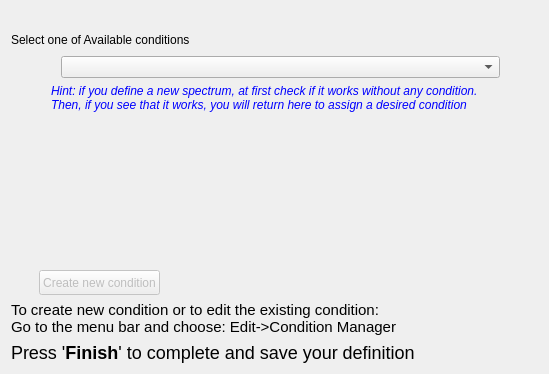
  <widget class="QWizardPage" name="wizardPage_assign_condition">
   <property name="title">
    <string>Assigmnent of the condition</string>
   </property>
   <property name="subTitle">
    <string extracomment="some comment">If you want this spectrum to be incremented only while some condition is true -  here you may assign a condition</string>
   </property>
   <attribute name="pageId">
    <string notr="true">70</string>
   </attribute>
   <layout class="QVBoxLayout" name="verticalLayout_15">
    <item>
     <spacer name="spacer21">
      <property name="orientation">
       <enum>Qt::Vertical</enum>
      </property>
      <property name="sizeType">
       <enum>QSizePolicy::Maximum</enum>
      </property>
      <property name="sizeHint" stdset="0">
       <size>
        <width>21</width>
        <height>18</height>
       </size>
      </property>
     </spacer>
    </item>
    <item>
     <layout class="QHBoxLayout" name="horizontalLayout_16">
      <item>
       <widget class="QLabel" name="textLabel1_5_cond">
        <property name="text">
         <string>Select one of Available conditions</string>
        </property>
        <property name="wordWrap">
         <bool>false</bool>
        </property>
       </widget>
      </item>
      <item>
       <spacer name="spacer22">
        <property name="orientation">
         <enum>Qt::Horizontal</enum>
        </property>
        <property name="sizeType">
         <enum>QSizePolicy::Expanding</enum>
        </property>
        <property name="sizeHint" stdset="0">
         <size>
          <width>348</width>
          <height>21</height>
         </size>
        </property>
       </spacer>
      </item>
     </layout>
    </item>
    <item>
     <layout class="QHBoxLayout" name="horizontalLayout_17">
      <item>
       <spacer name="spacer22_2_2">
        <property name="orientation">
         <enum>Qt::Horizontal</enum>
        </property>
        <property name="sizeType">
         <enum>QSizePolicy::Maximum</enum>
        </property>
        <property name="sizeHint" stdset="0">
         <size>
          <width>50</width>
          <height>21</height>
         </size>
        </property>
       </spacer>
      </item>
      <item>
       <widget class="QComboBox" name="comboBox_conditions"/>
      </item>
      <item>
       <widget class="QLabel" name="pixmapLabel1_3">
        <property name="maximumSize">
         <size>
          <width>32</width>
          <height>32</height>
         </size>
        </property>
        <property name="pixmap">
         <pixmap resource="greware_icons.qrc">:/images/images/cond_manager.png</pixmap>
        </property>
        <property name="scaledContents">
         <bool>true</bool>
        </property>
        <property name="alignment">
         <set>Qt::AlignCenter</set>
        </property>
        <property name="wordWrap">
         <bool>false</bool>
        </property>
        <property name="margin">
         <number>2</number>
        </property>
       </widget>
      </item>
     </layout>
    </item>
    <item>
     <layout class="QHBoxLayout" name="horizontalLayout_19" stretch="0,50">
      <item>
       <spacer name="horizontalSpacer_11">
        <property name="orientation">
         <enum>Qt::Horizontal</enum>
        </property>
        <property name="sizeHint" stdset="0">
         <size>
          <width>40</width>
          <height>20</height>
         </size>
        </property>
       </spacer>
      </item>
      <item>
       <widget class="QLabel" name="textLabel2_cond_2">
        <property name="text">
         <string>&lt;html&gt;&lt;head/&gt;&lt;body&gt;&lt;p&gt;&lt;span style=&quot; font-style:italic; color:#0000ff;&quot;&gt;Hint: if you define a new spectrum, at first check if it works without any condition. &lt;br/&gt;Then, if you see that it works, you will return here to assign a desired condition&lt;/span&gt;&lt;/p&gt;&lt;/body&gt;&lt;/html&gt;</string>
        </property>
        <property name="wordWrap">
         <bool>true</bool>
        </property>
       </widget>
      </item>
     </layout>
    </item>
    <item>
     <spacer name="spacer20_2">
      <property name="orientation">
       <enum>Qt::Vertical</enum>
      </property>
      <property name="sizeType">
       <enum>QSizePolicy::Minimum</enum>
      </property>
      <property name="sizeHint" stdset="0">
       <size>
        <width>21</width>
        <height>152</height>
       </size>
      </property>
     </spacer>
    </item>
    <item>
     <layout class="QHBoxLayout" name="horizontalLayout_18">
      <item>
       <spacer name="spacer22_2">
        <property name="orientation">
         <enum>Qt::Horizontal</enum>
        </property>
        <property name="sizeType">
         <enum>QSizePolicy::Maximum</enum>
        </property>
        <property name="sizeHint" stdset="0">
         <size>
          <width>28</width>
          <height>21</height>
         </size>
        </property>
       </spacer>
      </item>
      <item>
       <widget class="QPushButton" name="pushButton_create_condition">
        <property name="enabled">
         <bool>false</bool>
        </property>
        <property name="sizePolicy">
         <sizepolicy hsizetype="Minimum" vsizetype="Preferred">
          <horstretch>0</horstretch>
          <verstretch>0</verstretch>
         </sizepolicy>
        </property>
        <property name="minimumSize">
         <size>
          <width>0</width>
          <height>25</height>
         </size>
        </property>
        <property name="text">
         <string>Create new condition</string>
        </property>
        <property name="icon">
         <iconset>
          <normaloff>gwiazdka.png</normaloff>gwiazdka.png</iconset>
        </property>
       </widget>
      </item>
      <item>
       <spacer name="spacer25">
        <property name="orientation">
         <enum>Qt::Horizontal</enum>
        </property>
        <property name="sizeType">
         <enum>QSizePolicy::Expanding</enum>
        </property>
        <property name="sizeHint" stdset="0">
         <size>
          <width>350</width>
          <height>21</height>
         </size>
        </property>
       </spacer>
      </item>
     </layout>
    </item>
    <item>
     <widget class="QLabel" name="textLabel1_6_3_2">
      <property name="font">
       <font>
        <pointsize>11</pointsize>
       </font>
      </property>
      <property name="text">
       <string>&lt;html&gt;&lt;head/&gt;&lt;body&gt;&lt;p&gt;To create new condition  or  to edit the existing condition: &lt;br/&gt;Go to the menu bar and choose: Edit-&amp;gt;Condition Manager&lt;/p&gt;&lt;/body&gt;&lt;/html&gt;</string>
      </property>
      <property name="wordWrap">
       <bool>false</bool>
      </property>
     </widget>
    </item>
    <item>
     <widget class="QLabel" name="textLabel2_5_2">
      <property name="text">
       <string>&lt;html&gt;&lt;head/&gt;&lt;body&gt;&lt;p&gt;&lt;span style=&quot; font-size:x-large;&quot;&gt;Press '&lt;/span&gt;&lt;span style=&quot; font-size:x-large; font-weight:600;&quot;&gt;Finish&lt;/span&gt;&lt;span style=&quot; font-size:x-large;&quot;&gt;' to complete and save your definition&lt;/span&gt;&lt;/p&gt;&lt;/body&gt;&lt;/html&gt;</string>
      </property>
      <property name="alignment">
       <set>Qt::AlignVCenter</set>
      </property>
      <property name="wordWrap">
       <bool>false</bool>
      </property>
     </widget>
    </item>
   </layout>
  </widget>
